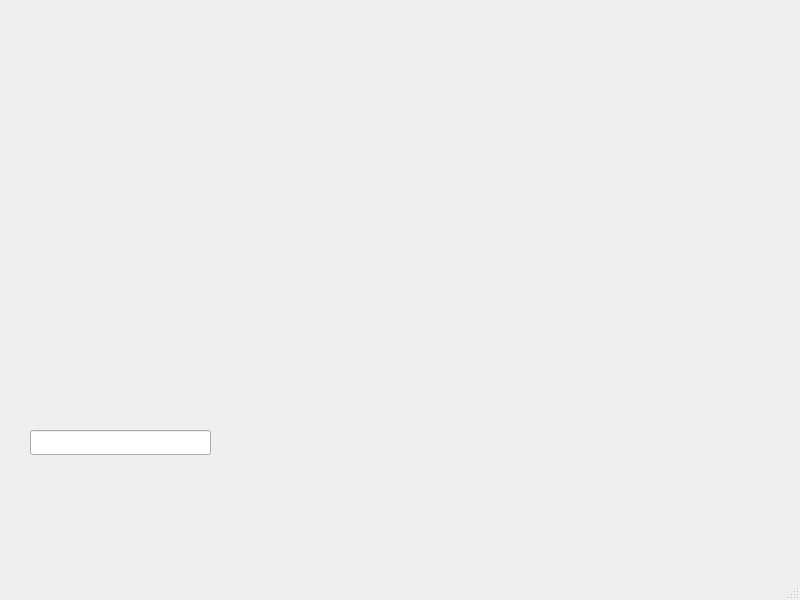
<?xml version="1.0" encoding="UTF-8"?>
<ui version="4.0">
 <class>MainWindow</class>
 <widget class="QMainWindow" name="MainWindow">
  <property name="geometry">
   <rect>
    <x>0</x>
    <y>0</y>
    <width>800</width>
    <height>600</height>
   </rect>
  </property>
  <property name="windowTitle">
   <string>MainWindow</string>
  </property>
  <widget class="QWidget" name="centralwidget">
   <widget class="QLineEdit" name="lineEdit">
    <property name="geometry">
     <rect>
      <x>30</x>
      <y>430</y>
      <width>181</width>
      <height>25</height>
     </rect>
    </property>
   </widget>
   <widget class="FormulaWidget" name="formulaWidget" native="true">
    <property name="geometry">
     <rect>
      <x>40</x>
      <y>70</y>
      <width>201</width>
      <height>251</height>
     </rect>
    </property>
   </widget>
  </widget>
  <widget class="QMenuBar" name="menubar">
   <property name="geometry">
    <rect>
     <x>0</x>
     <y>0</y>
     <width>800</width>
     <height>22</height>
    </rect>
   </property>
  </widget>
  <widget class="QStatusBar" name="statusbar"/>
 </widget>
 <customwidgets>
  <customwidget>
   <class>FormulaWidget</class>
   <extends>QWidget</extends>
   <header location="global">formulawidget.h</header>
   <container>1</container>
  </customwidget>
 </customwidgets>
 <resources/>
 <connections/>
</ui>
